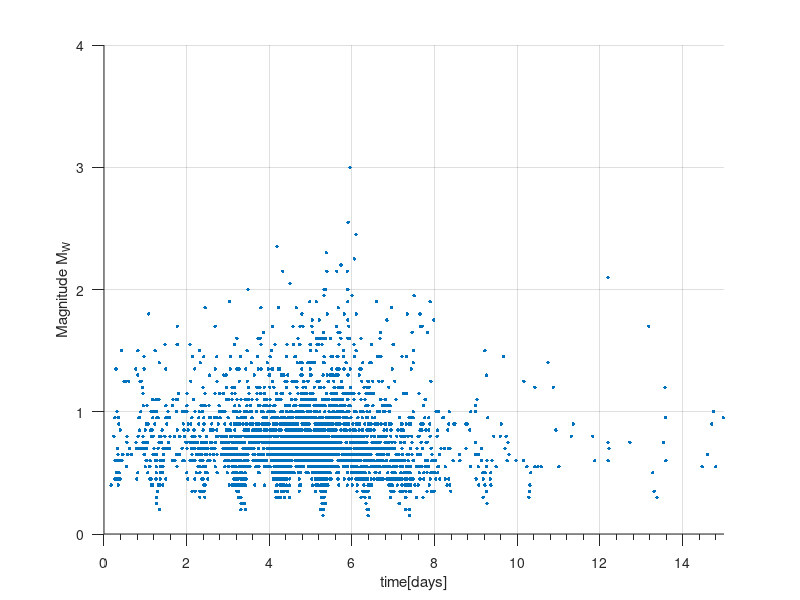

This chart was generated by the following MATLAB code:
clear all;clf;close all;clc;

%  load data 
data_basel = importdata('spi_mag_all_swc.dat');
data_basel = data_basel(1:3221,:);

year = data_basel(:,3);
month = data_basel(:,4);
days = data_basel(:,5);
magnitudes = data_basel(:,6);
hours = data_basel(:,8);
minutes= data_basel(:,9);

minutes_dec=minutes./60;
hours_dec=hours+minutes_dec;
hours_dec=hours_dec./24;
days_dec=days+hours_dec-2.75;

vSel=(data_basel(:,6))>0.1;
vSel = logical(vSel);
magnitudes_red = magnitudes(vSel)
time_red = days_dec(vSel)

figure(1)
plot(time_red,magnitudes_red,'MarkerSize',8,'Marker','.','LineStyle','none');
xlim([0 15])
ylim([0 4])

ylabel('Magnitude M_W');xlabel('time[days]');

% configure axes
set(gca, ...
    'YDir'         , 'normal' , ...    % plot upside down   
    'Box'          , 'off'     , ...    % turn off box around figure
    'XAxisLocation', 'bottom'     , ...    % place x axis on top
    'TickDir'      , 'out'      , ...    % tickmarks inside
    'TickLength'   , [.02 .02 ], ...    % make ticks a bit longer
    'XMinorTick'   , 'on'      , ...    % turn on minor ticks
    'YMinorTick'   , 'off'      , ...
...%     'XTick'        , [0:5:20],...
...%     'YTick'        , [0.25:0.25:1.75],...
    'XGrid'        , 'on'      , ...    % turn on y-grid
    'YGrid'        , 'on'     , ...
    'LineWidth'    , .5         );      % make axis thinner
